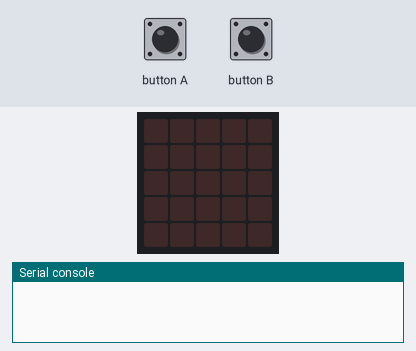
The program below on a simulated BBC micro:bit (MakeCode). On the bench: the board's 5×5 LED display, the last lines printed to the serial console. The test bench sets the inputs (shaded band). No radio messages arrive unless stated (any console line starting 'radio sent:' is added by the test bench).

Above: at 1.2 s.
1.3 s: button A pressed for 0.15 s
At 2.4 s:
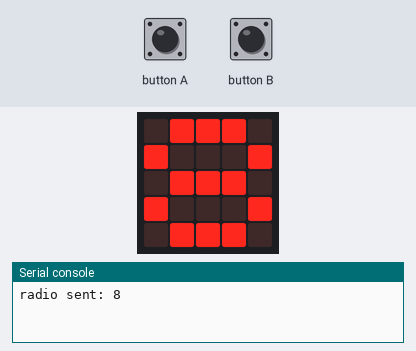
2.9 s: button B pressed for 0.15 s
At 3.6 s:
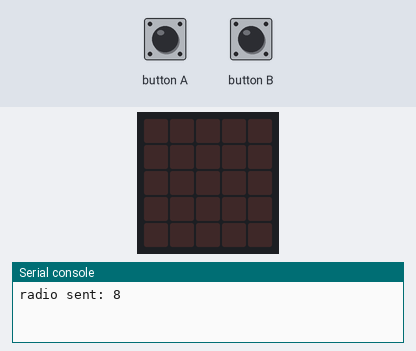
Timing chart, 0 to 5.9 s (numbered marks = the images above; inputs shaded):
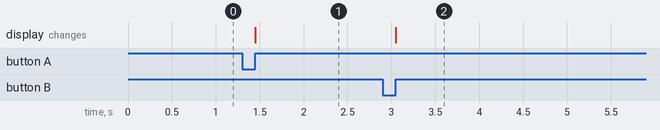

The program:

main.ts
```typescript
radio.onReceivedNumber(function (receivedNumber) {
    basic.showNumber(numero)
    basic.clearScreen()
})
input.onButtonPressed(Button.A, function () {
    radio.sendNumber(numero)
    basic.showNumber(numero)
})
input.onButtonPressed(Button.B, function () {
    basic.clearScreen()
})
let numero = 0
numero = 8
radio.setGroup(43)
```

test.ts
```typescript
// aquí va el archivo "tests"; esto no se compilará cuando este paquete se utilice como una extensión.
```

Measured:
- after the input at 1.3 s, the display: changes after 0.15 s (image 1)
- after the input at 2.9 s, the display: changes after 0.15 s (image 2)
